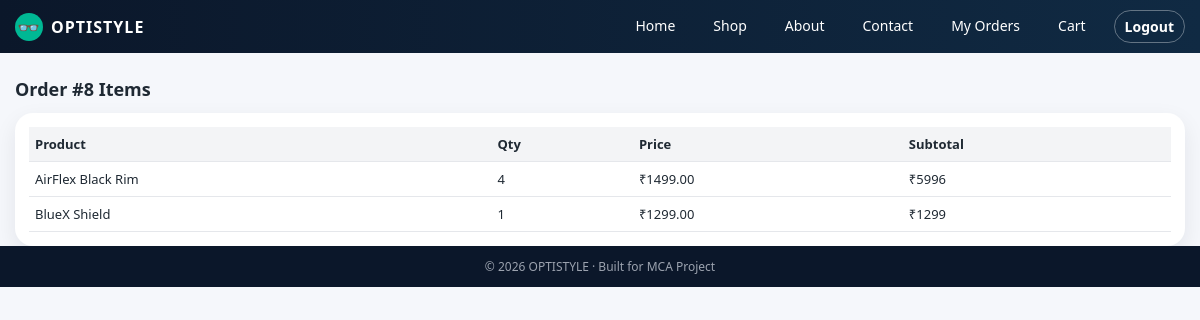
Page /order_items.php?id=8 (signed in) on the committed database.
### tables this page shows
CREATE TABLE IF NOT EXISTS `order_items` (
  `order_item_id` int(11) NOT NULL AUTO_INCREMENT,
  `order_id` int(11) NOT NULL,
  `product_id` int(11) NOT NULL,
  `quantity` int(11) NOT NULL,
  `price` decimal(10,2) NOT NULL,
  PRIMARY KEY (`order_item_id`),
  KEY `order_id` (`order_id`),
  KEY `product_id` (`product_id`)
);

CREATE TABLE IF NOT EXISTS `products` (
  `product_id` int(11) NOT NULL AUTO_INCREMENT,
  `category_id` int(11) DEFAULT NULL,
  `product_name` varchar(100) NOT NULL,
  `description` text,
  `price` decimal(10,2) NOT NULL,
  `frame_shape` varchar(50) DEFAULT NULL,
  `frame_material` varchar(50) DEFAULT NULL,
  `image` varchar(200) DEFAULT NULL,
  `is_active` tinyint(1) DEFAULT '1',
  `created_at` datetime DEFAULT CURRENT_TIMESTAMP,
  PRIMARY KEY (`product_id`),
  KEY `category_id` (`category_id`)
);

### order_items.php (the view, shortened to what this page needs)
<?php
require_once "db.php";
$order_id = (int)$_GET['id'];
$items = $pdo->prepare("
    SELECT oi.*, p.product_name
    FROM order_items oi
    JOIN products p ON p.product_id = oi.product_id
    WHERE order_id=?
");
$items->execute([$order_id]);
$items = $items->fetchAll(PDO::FETCH_ASSOC);
include "layout_top.php";
?>
<h2 class="section-title">Order #<?= $order_id; ?> Items</h2>
<div class="card">
<table>
    <thead>
        <tr>
            <th>Product</th><th>Qty</th><th>Price</th><th>Subtotal</th>
        </tr>
    </thead>
    <tbody>
        <?php foreach($items as $i): ?>
        <tr>
            <td><?= htmlspecialchars($i['product_name']); ?></td>
            <td><?= $i['quantity']; ?></td>
            <td>₹<?= $i['price']; ?></td>
            <td>₹<?= $i['price'] * $i['quantity']; ?></td>
        </tr>
        <?php endforeach; ?>
    </tbody>
</table>
</div>
<?php include "layout_bottom.php"; ?>

### layout_top.php (style rules this page uses)
:root { --primary:#00b894; --primary-dark:#00916e; --bg:#f5f7fb; --text:#1f2933; }
* { box-sizing:border-box;margin:0;padding:0; }
body { font-family: system-ui,-apple-system,"Segoe UI",sans-serif; background:var(--bg); color:var(--text); }
.section-title { font-size:18px; font-weight:600; margin:24px 0 12px; }
.card { background:#fff; border-radius:18px; padding:14px; box-shadow:0 8px 22px rgba(15,23,42,0.08); transition:transform .2s,box-shadow .2s; }
table { width:100%; border-collapse:collapse; font-size:13px; }
th,td { padding:8px 6px; border-bottom:1px solid #e5e7eb; }
th { background:#f3f4f6;text-align:left; }

### rows in the picture
order_items: product.product_name "AirFlex Black Rim", quantity "4", price "1499.00", $i['price'] * $i['quantity'] "5996"
order_items: product.product_name "BlueX Shield", quantity "1", price "1299.00", $i['price'] * $i['quantity'] "1299"

### other values in the picture
$order_id "8"
